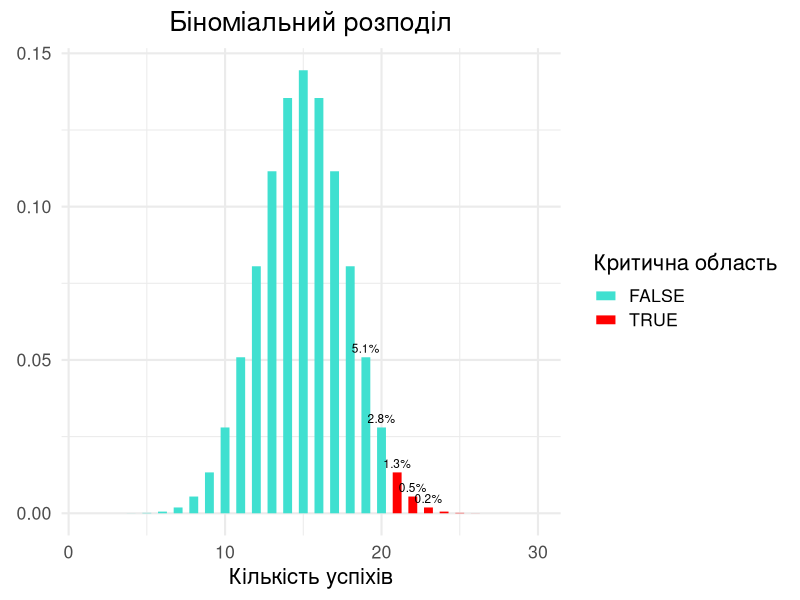
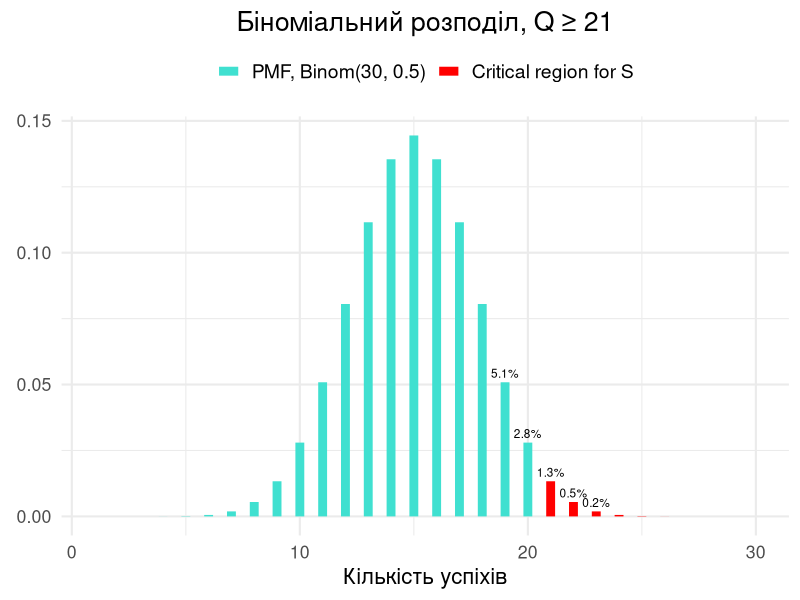
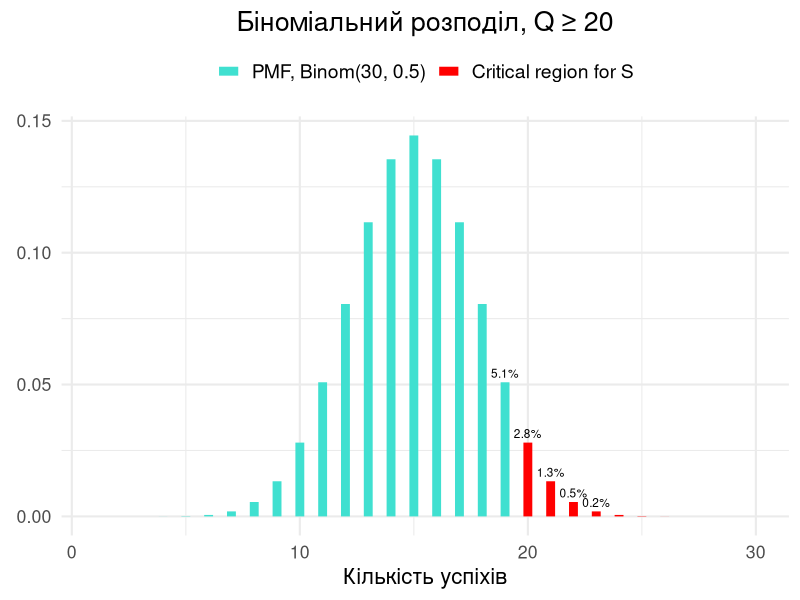
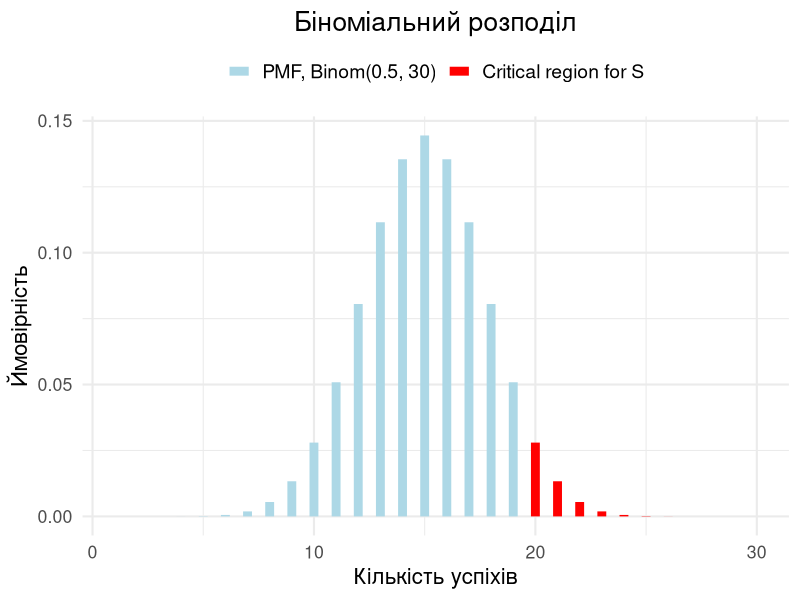
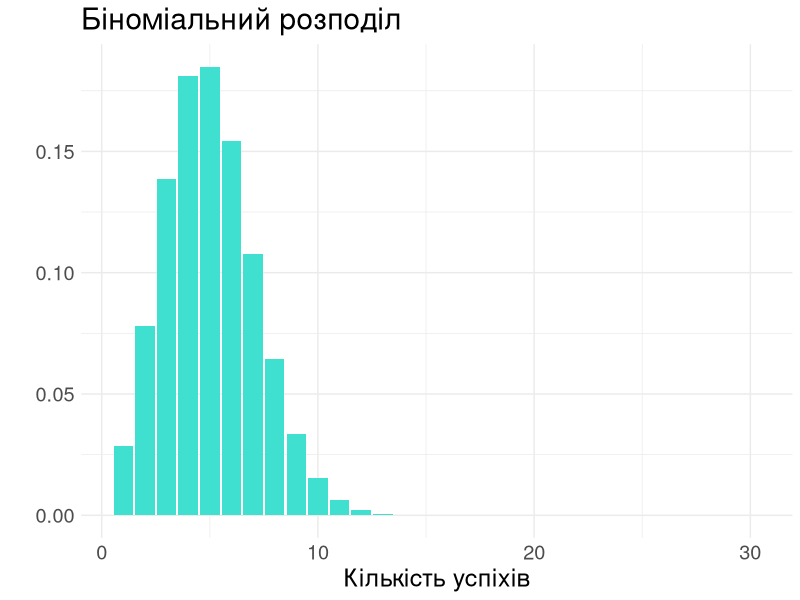
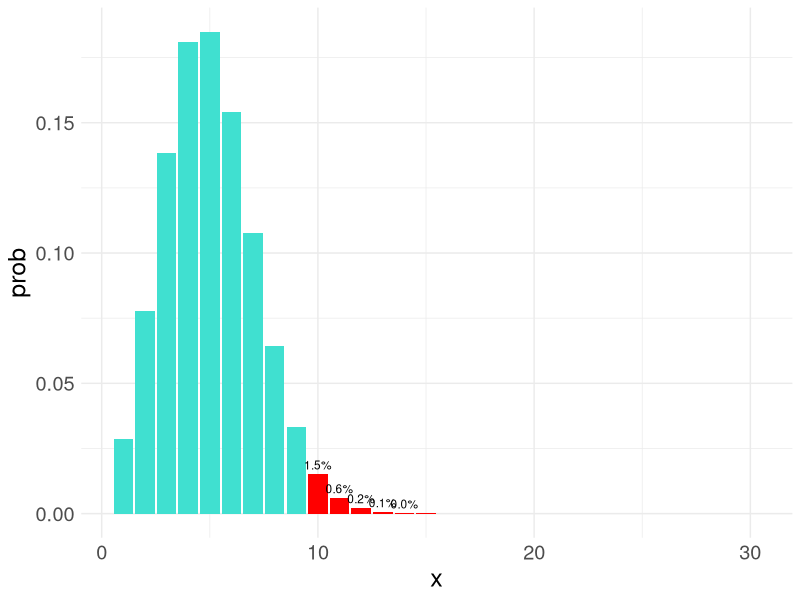
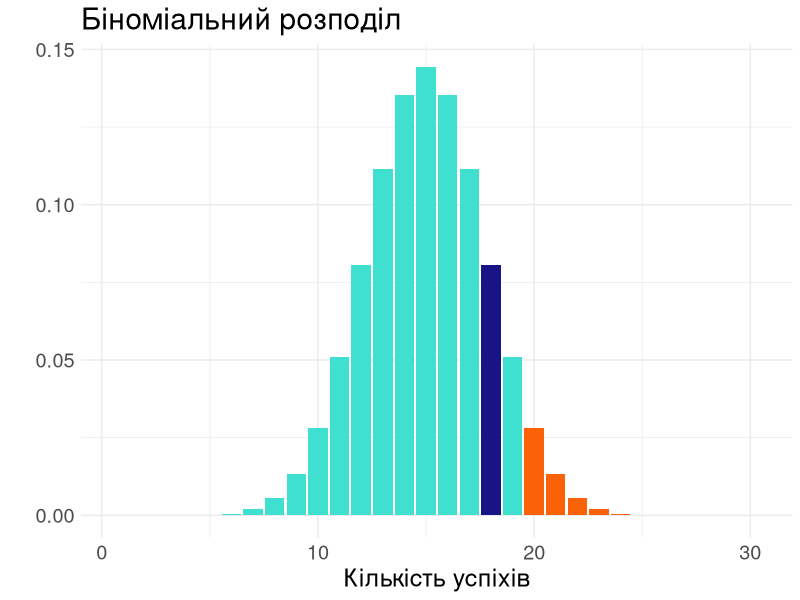
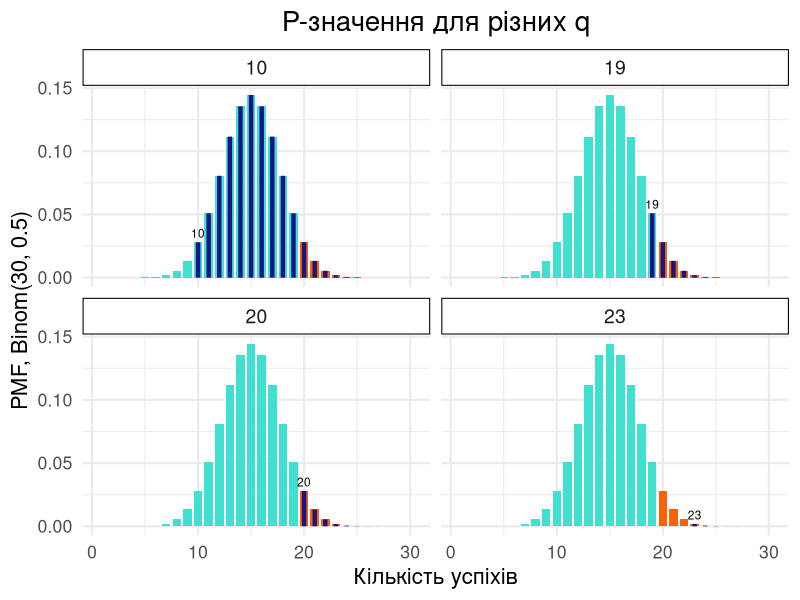

These figures' R source, in order:
## ---- chunk 1
#| label: setup
#| include: false

library(tidyverse)

# Define colors
red_pink   = "#e64173"
turquoise  = "#20B2AA"
orange     = "#FFA500"
red        = "#fb6107"
blue       = "#181485"
navy       = "#150E37FF"
green      = "#8bb174"
yellow     = "#D8BD44"
purple     = "#6A5ACD"
slate      = "#314f4f"
## ---- chunk 2
#| label: pmf-q-plot
#| echo: false

# Завантажуємо необхідні бібліотеки
library(ggplot2)

# Параметри біноміального розподілу
n <- 30 # кількість випробувань
p <- 0.5 # ймовірність успіху

# Визначаємо координати та ймовірності
x_grid <- 1:30
probs <- dbinom(x_grid, size = n, prob = p)

# Критична область
crit_reg <- x_grid >= 21

# Створюємо дані для візуалізації
data <- tibble(
  x = x_grid,
  probs = probs,
  crit_reg = crit_reg
)

# Побудова графіка
ggplot(data, aes(x = x, y = probs)) +
  geom_segment(aes(xend = x, yend = 0, color = crit_reg), size = 3) +
  geom_text(
    data = subset(data, x >= 19 & x <= 23),
    aes(label = paste0(round(probs * 100, 1), "%")),
    vjust = -0.5,
    size = 3
  ) +
  scale_color_manual(values = c("TRUE" = "red", "FALSE" = "turquoise")) +
  labs(
    title = "Біноміальний розподіл",
    x = "Кількість успіхів",
    y = "",
    color = "Критична область"
  ) +
  theme_minimal(base_size = 16) +
  theme(
    plot.title = element_text(hjust = 0.5),
    axis.title.y = element_text(angle = 0, vjust = 0.5)
  )
## ---- chunk 3
#| label: pmf-q-plot-21
#| echo: false

# Завантажуємо бібліотеки
library(ggplot2)

# Параметри біноміального розподілу
n <- 30 # кількість випробувань
p <- 0.5 # ймовірність успіху

# Визначаємо координати та ймовірності
x_grid <- 1:30
probs <- dbinom(x_grid, size = n, prob = p)

# Критична область
crit_reg <- x_grid >= 21

# Створюємо дані для візуалізації
data <- tibble(
  x = x_grid,
  probs = probs,
  crit_reg = crit_reg
)

# Побудова графіка
ggplot(data, aes(x = x, y = probs)) +
  geom_segment(aes(xend = x, yend = 0, color = crit_reg), size = 3) +
  geom_text(
    data = subset(data, x >= 19 & x <= 23),
    aes(label = paste0(round(probs * 100, 1), "%")),
    vjust = -0.5,
    size = 3
  ) +
  scale_color_manual(
    values = c("TRUE" = "red", "FALSE" = "turquoise"),
    labels = c("FALSE" = "PMF, Binom(30, 0.5)", "TRUE" = "Critical region for S")
  ) +
  labs(
    title = "Біноміальний розподіл, Q ≥ 21",
    x = "Кількість успіхів",
    y = "",
    color = NULL
  ) +
  theme_minimal(base_size = 16) +
  theme(
    plot.title = element_text(hjust = 0.5),
    axis.title.y = element_text(angle = 0, vjust = 0.5),
    legend.position = "top",
    legend.text = element_text(size = 14)
  )
## ---- chunk 4
#| label: pmf-q-plot-20
#| echo: false

# Завантажуємо бібліотеки
library(ggplot2)

# Параметри біноміального розподілу
n <- 30 # кількість випробувань
p <- 0.5 # ймовірність успіху

# Визначаємо координати та ймовірності
x_grid <- 1:30
probs <- dbinom(x_grid, size = n, prob = p)

# Критична область
crit_reg <- x_grid >= 20

# Створюємо дані для візуалізації
data <- tibble(
  x = x_grid,
  probs = probs,
  crit_reg = crit_reg
)

# Побудова графіка
ggplot(data, aes(x = x, y = probs)) +
  geom_segment(aes(xend = x, yend = 0, color = crit_reg), size = 3) +
  geom_text(
    data = subset(data, x >= 19 & x <= 23),
    aes(label = paste0(round(probs * 100, 1), "%")),
    vjust = -0.5,
    size = 3
  ) +
  scale_color_manual(
    values = c("TRUE" = "red", "FALSE" = "turquoise"),
    labels = c("FALSE" = "PMF, Binom(30, 0.5)", "TRUE" = "Critical region for S")
  ) +
  labs(
    title = "Біноміальний розподіл, Q ≥ 20",
    x = "Кількість успіхів",
    y = "",
    color = NULL
  ) +
  theme_minimal(base_size = 16) +
  theme(
    plot.title = element_text(hjust = 0.5),
    axis.title.y = element_text(angle = 0, vjust = 0.5),
    legend.position = "top",
    legend.text = element_text(size = 14)
  )
## ---- chunk 5
#| label: binom-pmf

n <- 30  # кількість випробувань
p <- 0.5 # ймовірність успіху

# Приклад розрахунків ймовірності для кількості успіхів
probs <- dbinom(1:n, size = n, prob = p)
## ---- chunk 6
#| label: pmf-q-10

dbinom(10, n, p)
## ---- chunk 7
#| label: pmf-q-15

dbinom(15, n, p)
## ---- chunk 8
#| label: pmf-q-14

dbinom(14, n, p)
## ---- chunk 9
#| label: pmf-q-16

dbinom(16, n, p)
## ---- chunk 10
#| label: pmf-q-plot-r
#| output-location: slide
#| fig-align: center
#| fig-width: 15
#| fig-height: 7

# Параметри розподілу
n <- 30
p <- 0.5

# Визначаємо координати та ймовірності
x_grid <- 1:n
probs <- dbinom(x_grid, size = n, prob = p)

# Критична область
crit_reg <- x_grid >= 20

# Створюємо дані для графіка
data <- tibble(
  x = x_grid,
  probs = probs,
  crit_reg = crit_reg
)

# Побудова графіка
ggplot(data, aes(x = x, y = probs)) +
  geom_segment(aes(xend = x, yend = 0, color = crit_reg), size = 3) +
  scale_color_manual(
    values = c("TRUE" = "red", "FALSE" = "lightblue"),
    labels = c("TRUE" = "Critical region for S", "FALSE" = "PMF, Binom(0.5, 30)")
  ) +
  labs(
    title = "Біноміальний розподіл",
    x = "Кількість успіхів",
    y = "Ймовірність",
    color = NULL
  ) +
  theme_minimal(base_size = 16) +
  theme(
    plot.title = element_text(hjust = 0.5),
    legend.position = "top",
    legend.text = element_text(size = 14)
  )
## ---- chunk 11
#| label: pmf-q-20

sum(probs[crit_reg])
## ---- chunk 12
#| label: pmf-q-19

crit_reg <- x_grid >= 19
sum(probs[crit_reg])
## ---- chunk 13
#| label: cdf-q-19

pbinom(19, size = 30, prob = 0.5)
## ---- chunk 14
#| label: cdf-q-one

1 - pbinom(19, size = 30, prob = 0.5)
## ---- chunk 15
#| label: quantile-q-95-18

pbinom(18, size = 30, prob = 0.5)
## ---- chunk 16
#| label: quantile-q-95-19

pbinom(19, size = 30, prob = 0.5)
## ---- chunk 17
#| label: quantile-q-95-20

pbinom(20, size = 30, prob = 0.5)
## ---- chunk 18
#| label: quantile-q-95

qbinom(0.95, size = 30, prob = 0.5)
## ---- chunk 19
#| label: custom-crit

make_binom_criterion <- function(n, mu = 0.5, alpha = 0.05) {
  
  q <- qbinom(1 - alpha, size = n, prob = mu)
  
  return(q + 1)
  
}
## ---- chunk 20
#| label: custom-crit-func

cat("If Q >=",
    make_binom_criterion(30, 0.5, 0.05),
    "reject the null hypothesis")
## ---- chunk 21
#| label: binom-50

set.seed(2024)  # Встановлюємо початкове значення для генератора випадкових чисел

# Кількість випробувань та ймовірність успіху
n <- 50
p <- 0.1

# Генерація 3 випадкових значень
rbinom(1:3, size = n, prob = p)
## ---- chunk 22
#| label: binom-50-plot
#| echo: false

# Параметри біноміального розподілу
n <- 50
p <- 0.1

# Створюємо вектор значень x
x_grid <- 1:30

# Обчислюємо ймовірності для кожного x
probs <- dbinom(x_grid, size = n, prob = p)

# Створюємо графік
library(ggplot2)
ggplot(data = tibble(x = x_grid, y = probs), aes(x = x, y = y)) +
    geom_col(fill = "turquoise") +
    labs(title = "Біноміальний розподіл", x = "Кількість успіхів", y = "") +
    theme_minimal() +
    theme(text = element_text(size = 18))
## ---- chunk 23
#| label: custom-crit-func-50

cat("Якщо Q >=", make_binom_criterion(n = 50, mu = 0.1, alpha = 0.05), "тоді відхиляємо H0\n")
## ---- chunk 24
#| label: custom-crit-func-50-plot
#| echo: false
#| fig-align: center

library(ggplot2)
library(dplyr)

# Parameters
n <- 50
p <- 0.1
x_grid <- 1:30
binom_h0 <- dbinom(x_grid, size = n, prob = p)

# Critical region
crit_reg <- x_grid >= 10

# Data frame for plotting
data <- tibble(x = x_grid, prob = binom_h0)
  
ggplot(data, aes(x = x, y = prob)) +
  geom_col(fill = "turquoise") +
  geom_col(data = data %>% filter(crit_reg), fill = "red") +
  geom_text(data = data %>% filter(crit_reg) %>% slice(1:5), aes(label = scales::percent(prob %>% round(3))), size = 3, vjust = -0.5) +
  theme_minimal() +
  theme(text = element_text(size = 18))
## ---- chunk 25
#| label: custom-crit-func-50-FPR

# визначаємо критичну область
crit_reg <- x_grid >= 10

# обчислюємо суму ймовірностей у критичній області
sum(probs[crit_reg])
## ---- chunk 26
#| label: p-value-new
#| echo: false

# Завантажуємо бібліотеку для статистики
library(ggplot2)

# Визначаємо параметри біноміального розподілу
n <- 30  # кількість випробувань
p <- 0.5  # ймовірність успіху

# Створюємо вектор для кількості успіхів
x_grid <- 1:n

# Обчислюємо ймовірності для кожної кількості успіхів
probs <- dbinom(x_grid, size = n, prob = p)

# Створюємо графік
ggplot(data = tibble(x = x_grid, y = probs), aes(x = x, y = y)) +
    geom_col(fill = "turquoise") + 
    geom_col(data = tibble(x = x_grid, y = probs * (x_grid >= 20)), fill = red) +
    geom_col(data = tibble(x = x_grid, y = probs * (x_grid == 18)), fill = blue) +
    labs(title = "Біноміальний розподіл", x = "Кількість успіхів", y = "") +
    theme_minimal() +
    theme(text = element_text(size = 18))
## ---- chunk 27
#| label: p-value-calc
#| echo: false

library(tidyverse)

# Параметри
n <- 30  # кількість випробувань
p <- 0.5 # ймовірність успіху
C <- 20  # критичне значення
qs <- c(10, 19, 20, 23) # різні реалізації статистики

# Створення біноміального розподілу
x_grid <- 1:n
probs <- dbinom(x_grid, size = n, prob = p)

# Створення даних для графіку
data <- tibble(x = rep(x_grid, length(qs)), y = rep(probs, length(qs)), q = rep(qs, each = length(x_grid)))

# Створення графіків
ggplot(data, aes(x = x, y = y)) +
  geom_col(aes(fill = "turquoise"), width = 0.8) +
  facet_wrap(~q, ncol = 2) +
  geom_text(data = data %>% filter(x == q), aes(x = x, y = y, label = as.character(x)), vjust = -0.5, size = 3) +
  geom_col(data = data %>% filter(x >= C), aes(fill = red), width = 0.8) +
  geom_segment(data = data %>% filter(x >= q), aes(x = x, xend = x, y = 0, yend = y), color = blue, size = 1.5) +
  geom_text(data = data %>% filter(x == qs), aes(x = x, y = y, label = as.character(x)), vjust = -0.5, size = 5) +
  labs(
    title = "P-значення для різних q",
    x = "Кількість успіхів",
    y = "PMF, Binom(30, 0.5)",
  ) +
  theme_minimal(base_size = 16) +
  theme(
    strip.text = element_text(size = 14),
    plot.title = element_text(size = 20, hjust = 0.5),
    legend.position = "none"
  ) +
  scale_fill_identity() +
  theme(strip.background = element_rect(fill = "white"))
## ---- chunk 28
#| label: deff-p-value

pvalue_binom <- function(n, mu, q) {
  # Обчислює p-значення для біноміального розподілу
  # Параметри:
  #   n: кількість випробувань
  #   mu: ймовірність успіху в нульовій гіпотезі
  #   q: кількість успіхів
  
  # Обчислення p-значення
  return(1 - pbinom(q - 1, size = n, prob = mu))
}

## ---- chunk 29
#| label: p-value-calc-2

p_value <- pvalue_binom(30, 0.5, 19)
message <- ifelse(p_value <= 0.05, 
                  paste0("p-значення = ", round(p_value, 3), " <= 0.05"), 
                  paste0("p-значення = ", round(p_value, 3), " >= 0.05"))
print(message)
## ---- chunk 30
#| label: p-value-calc-3

p_value <- pvalue_binom(50, 0.1, 11)
print(paste0("p-значення = ", round(p_value, 3), ifelse(p_value <= 0.05, " <= 0.05", " >= 0.05")))
## ---- chunk 31
#| label: binom-two-sided
#| echo: false
#| fig-align: center

library(ggplot2)

C <- 6
n <- 30
p <- 0.5

# Create the binomial distribution
x_grid <- 1:n
probs <- dbinom(x_grid, size = n, prob = p)

# Define critical region based on absolute distance from 15
crit_reg <- abs(x_grid - 15) >= C

# Calculate rejection probability
rejection_prob <- sum(probs[crit_reg])

# Create a data frame for plotting
data <- tibble(x = x_grid, prob = probs, crit_reg = crit_reg)

# Create the plot using ggplot2
ggplot(data, aes(x = x, y = prob)) +
  geom_col(fill = "turquoise") +
  geom_col(data = data %>% filter(crit_reg), fill = red) +
  geom_text(data = data %>% filter(x %in% c(9, 21)), aes(label = x), size = 5, vjust = -0.5) +
  labs(title = "Біноміальний розподіл", x = "Кількість успіхів", y = "") +
  theme_minimal() +
  theme(text = element_text(size = 18))
## ---- chunk 32
#| label: p-value-two-sided-def

pvalue_two_sided_sum <- function(n, q) {
  # Calculate p-value for two-sided test with mu = 0.5
  binom_h0 <- dbinom(1:n, size = n, prob = 0.5)
  diff <- abs(q - 15)
  
  # Calculate the right side of the two-tailed test (more extreme values on the right)
  right_sq <- 1 - sum(binom_h0[1:(15 + diff - 1)])
  
  # Calculate the left side of the two-tailed test (more extreme values on the left)
  left_sq <- sum(binom_h0[1:(15 - diff)])
  
  # Return the total p-value for the two-sided test
  return(left_sq + right_sq) # or 2 * right_sq for symmetric distribution
}
## ---- chunk 33
#| label: p-value-two-sided-calc

pvalue_two_sided_sum(30, 21)
## ---- chunk 34
#| label: binom-asym

n <- 30
p <- 0.8

# Generate the binomial distribution data
binom_h0_nonsym <- tibble(
  x = 1:n,
  pmf = dbinom(x, size = n, prob = p)
)
## ---- chunk 35
#| label: binom-asym-plot
#| echo: false
#| fig-align: center

library(tidyverse)

# Create x_grid for 0 to 30
x_grid <- 0:30

# Calculate probabilities for the binomial distribution
probs <- dbinom(x_grid, size = 30, prob = 0.8)

# Plot the distribution
ggplot(tibble(x = x_grid, prob = probs), aes(x = x, y = prob)) +
  geom_col(fill = "turquoise") +
  labs(title = "Біноміальний розподіл", x = "Кількість успіхів", y = "PMF, Binom(0.8, 30)") +
  theme_minimal() +
  theme(text = element_text(size = 18))
## ---- chunk 36
#| label: binom-asym-crit

two_sided_criterion_nonsym <- function(n, mu, alpha) {
  # Будує двосторонній критерій для несиметричної задачі з доставкою
  
  # Параметри:
  #   n: кількість доставок в експерименті
  #   mu: ймовірність успіху в нульовій гіпотезі
  #   alpha: рівень значущості критерію
  
  # Повертає:
  #   C1, C2 для критерію S = {Q <= C1 або Q >= C2}
  
  # Створення об'єкту для біноміального розподілу
  binom_h0 <- rbinom(1, n, mu)
  
  # Аналогічно односторонньому критерію
  c2 <- qbinom(1 - alpha/2, size = n, prob = mu) + 1
  
  # За викладками вище
  c1 <- qbinom(alpha/2, size = n, prob = mu) - 1
  
  return(c(c1, c2))
}
## ---- chunk 37
#| label: binom-asym-crit-calc

c1_c2 <- two_sided_criterion_nonsym(30, 0.8, 0.05)
c1_c2
## ---- chunk 38
#| label: binom-asym-crit-plot
#| echo: false
#| fig-align: center

library(ggplot2)

# Define parameters
x_grid <- 1:30
probs <- dbinom(x_grid, size = 30, prob = 0.8)

# Create the plot
ggplot(tibble(x = x_grid, y = probs), aes(x = x, y = y)) +
  geom_col(fill = "turquoise") +
  geom_col(data = tibble(x = x_grid, y = probs * (x_grid <= 18 | x_grid >= 29)), fill = red) +
  geom_text(data = tibble(x = c(18, 29), y = dbinom(c(18, 29), size = 30, prob = 0.8), label = c(18, 29)), aes(x = x, y = y, label = as.character(x)), size = 5, vjust = -0.5) +
  labs(title = "Біноміальний розподіл", x = "Кількість успіхів", y = "") +
  theme_minimal() +
  theme(text = element_text(size = 18))

## ---- chunk 39
#| label: p-value-asym-def

pvalue_two_sided <- function(n, q, mu = 0.5) {
  # Обчислює pvalue для двосторонньої альтернативи в задачі з доставкою
  
  # Параметри:
  # n: кількість доставок в експерименті
  # q: кількість успішних доставок
  # mu: ймовірність успіху при H0
  
  # Розподіл біноміальний для H0
  binom_h0 <- dbinom(0:q, size = n, prob = mu)
  
  # Рахуємо для лівої частини
  pvalue_left <- pbinom(q, size = n, prob = mu)
  
  # Рахуємо для правої частини
  pvalue_right <- 1 - pbinom(q - 1, size = n, prob = mu)
  
  # Обчислюємо формулу
  return(2 * min(pvalue_left, pvalue_right))
}
## ---- chunk 40
#| label: p-value-asym-calc

pvalue_two_sided(30, 28, mu = 0.8)
## ---- chunk 41
#| label: power-h0
#| echo: false

# Параметри
n <- 30  # кількість випробувань
p <- 0.5 # ймовірність успіху

# Створення біноміального розподілу
x_grid <- 1:n
probs <- dbinom(x_grid, size = n, prob = p)

# Побудова графіку
ggplot(data = tibble(x = x_grid, y = probs), aes(x = x, y = y)) +
  geom_col(fill = "turquoise", width = 0.8) +
  geom_col(data = tibble(x = x_grid, y = probs * (x_grid >= 20)), fill = "red") +
  labs(
    title = "Біноміальний розподіл",
    x = "Кількість успіхів",
    y = "PMF Q \n $H_0$"
  ) +
  theme_minimal(base_size = 16) +
  theme(
    plot.title = element_text(size = 20, hjust = 0.5),
    legend.position = "none"
  )
## ---- chunk 42
#| label: power-h1
#| echo: false

library(tidyverse)

# Параметри
n <- 30  # кількість випробувань
p <- 0.6 # ймовірність успіху

# Створення біноміального розподілу
x_grid <- 1:n
probs <- dbinom(x_grid, size = n, prob = p)

# Побудова графіку
ggplot(data = tibble(x = x_grid, y = probs), aes(x = x, y = y)) +
  geom_col(fill = "turquoise", width = 0.8) +
  geom_col(data = tibble(x = x_grid, y = probs * (x_grid >= 20)), fill = "red") +
  labs(
    title = "Біноміальний розподіл",
    x = "Кількість успіхів",
    y = "PMF Q \n $H_0$"
  ) +
  theme_minimal(base_size = 16) +
  theme(
    plot.title = element_text(size = 20, hjust = 0.5),
    legend.position = "none"
  )
## ---- chunk 43
#| label: power
#| echo: false
#| fig-align: center

# Параметри
n <- 30  # кількість випробувань
p_h0 <- 0.5 # ймовірність успіху при H0
p_alternative <- 0.6 # ймовірність успіху при H1

# Створення біноміальних розподілів
x_grid <- 1:n
probs_h0 <- dbinom(x_grid, size = n, prob = p_h0)
probs_alternative <- dbinom(x_grid, size = n, prob = p_alternative)

# Критична область
crit_reg <- x_grid >= 20

# Побудова графіку
ggplot() +
  geom_col(data = tibble(x = x_grid, y = probs_h0), aes(x = x, y = y), fill = "gray", width = 0.8, alpha = 0.5) +
  geom_col(data = tibble(x = x_grid, y = probs_alternative), aes(x = x, y = y), fill = "turquoise", width = 0.8) +
  geom_col(data = tibble(x = x_grid, y = probs_alternative * crit_reg), aes(x = x, y = y), fill = "red", width = 0.8) +
  labs(
    title = "Біноміальний розподіл",
    x = "Кількість успіхів",
    y = "PMF Q"
  ) +
  theme_minimal(base_size = 16) +
  theme(
    plot.title = element_text(size = 20, hjust = 0.5),
    legend.position = "none"
  )
## ---- chunk 44
#| label: power-value
#| echo: false

library(tidyverse)
library(stats)

# Параметри
n <- 30  # кількість випробувань
p_h0 <- 0.5 # ймовірність успіху при H0
p_alternative <- 0.6 # ймовірність успіху при H1
critical_value <- 20

# Обчислення FPR та потужності
fpr <- 1 - pbinom(critical_value - 1, size = n, prob = p_h0)
power <- 1 - pbinom(critical_value - 1, size = n, prob = p_alternative)

# Виведення результатів
cat(sprintf("False Positive Rate is %.1f%%\n", fpr * 100))
cat(sprintf("Power is %.1f%%\n", power * 100))
## ---- chunk 45
#| label: power-def

get_stat_power <- function(N, mu_h0, mu_alternative, alpha) {
  # Обчислення статистичної потужності для біноміального розподілу
  
  # Створення біноміальних розподілів
  binom_h0 <- dbinom(0:N, size = N, prob = mu_h0)
  binom_alternative <- dbinom(0:N, size = N, prob = mu_alternative)
  
  # Обчислення критичного значення
  critical_value <- qbinom(1 - alpha, size = N, prob = mu_h0) + 1
  
  # Обчислення потужності
  power <- 1 - pbinom(critical_value - 1, size = N, prob = mu_alternative)
  
  return(power)
}
## ---- chunk 46
#| label: power-example-30

get_stat_power(N = 30, mu_h0 = 0.5, mu_alternative = 0.6, alpha = 0.05)
## ---- chunk 47
#| label: power-example-300

get_stat_power(N = 300, mu_h0 = 0.5, mu_alternative = 0.6, alpha = 0.05)
## ---- chunk 48
#| label: power-example-80
#| fig-align: center
#| code-fold: true

n_grid <- seq(10, 600, by = 10)

# Обчислення потужності для різних розмірів вибірки
power <- sapply(n_grid, function(N) get_stat_power(N, mu_h0 = 0.5, mu_alternative = 0.6, alpha = 0.05))

# Побудова графіку
ggplot(data = tibble(n = n_grid, power = power), aes(x = n, y = power)) +
  geom_line() +
  geom_hline(yintercept = 0.8, linetype = "dashed", color = "red") +
  geom_vline(xintercept = min(n_grid[power >= 0.8]), linetype = "dashed", color = "turquoise") +
  theme_minimal(base_size = 15) +
  theme(
    plot.title = element_text(size = 18, hjust = 0.5),
    legend.position = "none"
  )
## ---- chunk 49
#| label: power-example-51
#| fig-align: center
#| code-fold: true

n_grid <- seq(10, 30000, by = 59)

# Обчислення потужності для різних розмірів вибірки
power <- sapply(n_grid, function(N) get_stat_power(N, mu_h0 = 0.5, mu_alternative = 0.51, alpha = 0.05))

# Побудова графіку
ggplot(data = tibble(n = n_grid, power = power), aes(x = n, y = power)) +
  geom_line() +
  geom_hline(yintercept = 0.8, linetype = "dashed", color = "red") +
  geom_vline(xintercept = min(n_grid[power >= 0.8]), linetype = "dashed", color = "turquoise") +
  theme_minimal(base_size = 15) +
  theme(
    plot.title = element_text(size = 18, hjust = 0.5),
    legend.position = "none"
  )
## ---- chunk 50
#| label: power-example-mu
#| fig-align: center
#| code-fold: true

mu_grid <- seq(0.5, 1, length.out = 500)

# Обчислення потужності для різних значень mu
power <- sapply(mu_grid, function(mu) get_stat_power(30, mu_h0 = 0.5, mu_alternative = mu, alpha = 0.05))

# Побудова графіку
ggplot(data = tibble(mu = mu_grid, power = power), aes(x = mu, y = power)) +
  geom_line() +
  geom_hline(yintercept = 0.8, linetype = "dashed", color = "red") +
  geom_vline(xintercept = min(mu_grid[power >= 0.8]), linetype = "dashed", color = "turquoise") +
  labs(
    title = "Power for $N = 30$",
    x = "$\\mu$",
    y = "Потужність"
  ) +
  theme_minimal(base_size = 15) +
  theme(
    plot.title = element_text(size = 18, hjust = 0.5),
    legend.position = "none"
  )
## ---- chunk 51
#| label: power-example-mu-2
#| fig-align: center
#| echo: false

mu_grid <- seq(0.5, 1, length.out = 500)

# Compute the power for different values of mu
power <- sapply(mu_grid, function(mu) get_stat_power(30, mu_h0 = 0.5, mu_alternative = mu, alpha = 0.05))

# Plotting using ggplot2
library(ggplot2)
ggplot(data = tibble(mu = mu_grid, power = power), aes(x = mu, y = power)) +
  geom_line() +
  geom_hline(yintercept = 0.8, linetype = "dashed", color = "red") +
  geom_vline(xintercept = min(mu_grid[power >= 0.8]), linetype = "dashed", color = "turquoise") +
  labs(
    title = "Power for $N = 30$",
    x = "$\\mu$",
    y = "Потужність"
  ) +
  theme_minimal(base_size = 15) +
  theme(
    plot.title = element_text(size = 18, hjust = 0.5),
    legend.position = "none"
  )
## ---- chunk 52
#| label: mde-def

binom_test_mde_one_sided <- function(N, mu0, alpha = 0.05, min_power = 0.8) {
  # Генеруємо сітку можливих ефектів (delta)
  delta_grid <- seq(0, 1 - mu0, length.out = 500)
  
  # Обчислюємо потужність для кожного delta
  power <- sapply(delta_grid, function(delta) {
    get_stat_power(N, mu0, mu0 + delta, alpha)
  })
  
  # Знаходимо перший delta, для якого потужність >= min_power
  fit_delta <- delta_grid[power >= min_power]
  
  return(fit_delta[1])
}
## ---- chunk 53
#| label: mde-def-calc

binom_test_mde_one_sided(N=30, mu0=0.5, alpha=0.05, min_power=0.8)
## ---- chunk 54
#| label: ci-def

two_sided_criterion_nonsym <- function(n, mu, alpha) {
  # Створюємо біноміальний розподіл для H0
  binom_h0 <- dbinom(0:n, size = n, prob = mu)
  
  # Аналогічно односторонньому критерію
  c2 <- qbinom(1 - alpha / 2, size = n, prob = mu) + 1
  
  # За викладками вище
  c1 <- qbinom(alpha / 2, size = n, prob = mu) - 1
  
  return(c(c1, c2))
}
## ---- chunk 55
#| label: ci-calc-19

success_cnt <- 19
mu_grid <- seq(0, 1, by = 0.001)

mu_no_rejection <- tibble(mu_h0 = mu_grid) %>%
  rowwise() %>%
  filter({
    crit <- two_sided_criterion_nonsym(30, mu_h0, alpha = 0.05)
    success_cnt > crit[1] && success_cnt < crit[2]
  }) %>%
  pull(mu_h0)

cat(sprintf("95%% confidence interval: %.3f -- %.3f", min(mu_no_rejection), max(mu_no_rejection)))
## ---- chunk 56
#| label: ci-calc-28

success_cnt <- 28
mu_grid <- seq(0, 1, by = 0.001)

mu_no_rejection <- tibble(mu_h0 = mu_grid) %>%
  rowwise() %>%
  filter({
    crit <- two_sided_criterion_nonsym(30, mu_h0, alpha = 0.05)
    success_cnt > crit[1] && success_cnt < crit[2]
  }) %>%
  pull(mu_h0)

cat(sprintf("95%% confidence interval: %.3f -- %.3f", min(mu_no_rejection), max(mu_no_rejection)))
## ---- chunk 57
#| label: ci-fig-6
#| code-fold: true
#| fig-align: center

mus_h0 <- c(0.2, 0.438, 0.439, 0.8, 0.81, 0.9)
success_cnt <- 19
x_grid <- 0:30

# Create an empty data frame to store all plots
plot_data <- tibble(x = rep(x_grid, length(mus_h0)),
                    mu_h0 = rep(mus_h0, each = length(x_grid)),
                    prob = dbinom(x, size = 30, prob = mu_h0),
                    c1 = qbinom(0.025, size = 30, prob = mu_h0),
                    c2 = qbinom(0.975, size = 30, prob = mu_h0),
                    reject = if_else(x < c1 | x > c2, TRUE, FALSE))

# Plot
ggplot(plot_data, aes(x = x, y = prob, group = mu_h0)) +
  geom_col(aes(fill = reject), width = 0.8) +
  geom_vline(xintercept = 19, linetype = "dashed") +
  geom_text(data = filter(plot_data, x == 19), aes(label = if_else(reject, "Reject", "Do not reject")), y = 0.1, vjust = -1) +
  theme_minimal() +
  theme(legend.position = "none") +
  scale_fill_manual(values = c("turquoise", "red")) +
  facet_wrap(~ mu_h0, scales = "free_y")
## ---- chunk 58
#| label: ci-one-sided-сrit

make_binom_criterion <- function(n, mu = 0.5, alpha = 0.05) {
  binom_h0 <- dbinom(0:n, size = n, prob = mu)
  q <- qbinom(1 - alpha, size = n, prob = mu)
  return(q + 1)
}
## ---- chunk 59
#| label: ci-one-sided-calc

success_cnt <- 19
mu_grid <- seq(0, 1, by = 0.001)

mu_no_rejection <- tibble(mu_h0 = mu_grid) %>%
  rowwise() %>%
  filter({
    crit_vals <- two_sided_criterion_nonsym(n = 30, mu = mu_h0, alpha = 0.1)
    success_cnt > crit_vals[1] & success_cnt < crit_vals[2]
  }) %>%
  pull(mu_h0)

cat(sprintf("Two-sided 90%% confidence interval: %.3f -- %.3f", min(mu_no_rejection), max(mu_no_rejection)))
## ---- chunk 60
#| label: ci-one-sided-calc-22

success_cnt <- 22
mu_grid <- seq(0, 1, by = 0.001)
mu_no_rejection <- c()

for (mu_h0 in mu_grid) {
  c1_c2 <- two_sided_criterion_nonsym(n = 30, mu = mu_h0, alpha = 0.05)
  c1 <- c1_c2[1]
  c2 <- c1_c2[2]
  
  if (success_cnt > c1 && success_cnt < c2) {
    mu_no_rejection <- c(mu_no_rejection, mu_h0)
  }
}

cat(sprintf("Two-sided 95%% confidence interval: %.3f -- %.3f", min(mu_no_rejection), max(mu_no_rejection)))
## ---- chunk 61
#| label: ci-one-sided-calc-22-one-sided

success_cnt <- 22
mu_grid <- seq(0, 1, by = 0.001)
mu_no_rejection <- c()

for (mu_h0 in mu_grid) {
  crit_val <- make_binom_criterion(n = 30, mu = mu_h0, alpha = 0.05)
  
  if (success_cnt < crit_val) {
    mu_no_rejection <- c(mu_no_rejection, mu_h0)
  }
}

cat(sprintf("One-sided 95%% confidence interval: %.2f -- %.3f", min(mu_no_rejection), max(mu_no_rejection)))
## ---- chunk 62
#| label: ci-fig-6-one-sided
#| code-fold: true
#| fig-align: center

library(ggplot2)
library(dplyr)

mus_h0 <- c(0.2, 0.438, 0.439, 0.8, 0.81, 0.9)
success_cnt <- 19
x_grid <- 0:30

plot_data <- tibble(
  x = rep(x_grid, length(mus_h0)),
  mu_h0 = rep(mus_h0, each = length(x_grid)),
  prob = dbinom(x, size = 30, prob = mu_h0),
  c = qbinom(0.05, size = 30, prob = mu_h0, lower.tail = FALSE),
  reject = if_else(x >= c, TRUE, FALSE)
)

ggplot(plot_data, aes(x = x, y = prob, group = mu_h0)) +
  geom_col(aes(fill = reject), width = 0.8) +
  geom_vline(xintercept = 19, linetype = "dashed") +
  geom_text(data = filter(plot_data, x == 19), aes(label = if_else(reject, "Reject", "Do not reject")), y = 0.1, vjust = -1) +
  theme_minimal() +
  theme(legend.position = "none") +
  scale_fill_manual(values = c("turquoise", "red")) +
  facet_wrap(~ mu_h0, scales = "free_y", ncol = 2)
## ---- chunk 63
#| label: ci-one-sided-calc-22-one-sided-10

success_cnt <- 19
mu_grid <- seq(0, 1, by = 0.001)
mu_no_rejection <- c()

for (mu_h0 in mu_grid) {
  crit_vals <- two_sided_criterion_nonsym(n = 30, mu = mu_h0, alpha = 0.1)
  if (success_cnt > crit_vals[1] & success_cnt < crit_vals[2]) {
    mu_no_rejection <- c(mu_no_rejection, mu_h0)
  }
}

cat(sprintf("Two-sided 90%% confidence interval: %.3f -- %.3f", min(mu_no_rejection), max(mu_no_rejection)))
## ---- chunk 64
#| label: ci-property-fast
#| echo: false

print(0.962)
## ---- chunk 65
#| label: ci-wilson
set.seed(1111)

N_EXPERIMENTS <- 1000
SAMPLE_SIZE <- 30
latent_mu <- 0.5  # "True" value of the parameter

confint_fail_cases <- 0

for (i in 1:N_EXPERIMENTS) {
  q <- sum(rbinom(1, SAMPLE_SIZE, latent_mu))  # Generate sum of elements
  confint_vals <- prop.test(q, SAMPLE_SIZE, conf.level = 0.95, correct = FALSE)$conf.int
  
  if (confint_vals[1] < latent_mu & latent_mu < confint_vals[2]) {
    # All good
  } else {
    confint_fail_cases <- confint_fail_cases + 1
  }
}

cat(1 - confint_fail_cases / N_EXPERIMENTS)
## ---- chunk 66
#| label: ci-wilson-plot
#| fig-align: center
#| code-fold: true

library(ggplot2)

set.seed(20231212)

N_EXPERIMENTS <- 1000
latent_mu <- 0.5  # "True" value of the parameter
n_grid <- seq(1, 1000, by = 25)
interval_success_rate <- numeric(length(n_grid))

for (j in 1:length(n_grid)) {
  n <- n_grid[j]
  confint_fail_cases <- 0
  for (i in 1:N_EXPERIMENTS) {
    binom_true <- rbinom(1, n, latent_mu)
    confint_vals <- prop.test(binom_true, n, conf.level = 0.95, correct = FALSE)$conf.int
    
    if (confint_vals[1] < latent_mu & latent_mu < confint_vals[2]) {
      # All good
    } else {
      confint_fail_cases <- confint_fail_cases + 1
    }
  }
  interval_success_rate[j] <- 1 - confint_fail_cases / N_EXPERIMENTS
}

df <- data.frame(n = n_grid, success_rate = interval_success_rate)

ggplot(df, aes(x = n, y = success_rate)) +
  geom_line() +
  geom_hline(yintercept = 0.95, linetype = "dashed", color = "red") +
  theme_minimal() +
  theme(text = element_text(size = 15))
